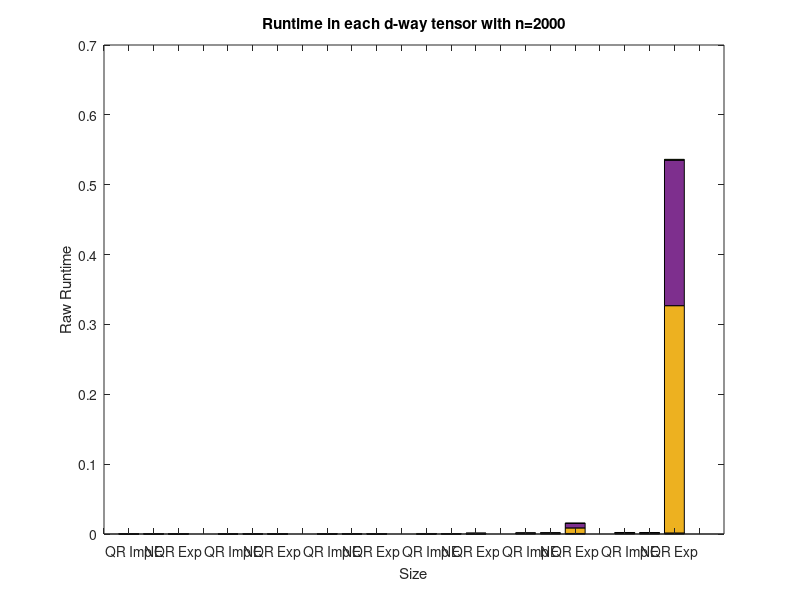

This figure's MATLAB source: (Note: this script raises an error after producing the figure.)
clear
load('per_data.mat', 'per_data')
sum_mat = zeros(1,24);

% for i = 1:24
%     sum_mat(i) = sum(per_data.res(i,:));
% end
% 
% sum_mat(1:3) = sum_mat(1:3)/ sum_mat(1);
% sum_mat(5:7) = sum_mat(5:7)/ sum_mat(5);
% sum_mat(9:11) = sum_mat(9:11)/ sum_mat(9);
% sum_mat(13:15) = sum_mat(13:15)/ sum_mat(13);
% sum_mat(17:19) = sum_mat(17:19)/ sum_mat(17);
% sum_mat(21:23) = sum_mat(21:23)/ sum_mat(21);
% 
% sum_mat'
% %normalize and take log
% log_sum_mat = log(sum_mat +1);
% log_sum_mat'
% speed_mat = zeros(1,24);
% 
% 
% speed_mat(1:3) = log_sum_mat(1:3)/ log_sum_mat(1);
% speed_mat(5:7) = log_sum_mat(5:7)/ log_sum_mat(5);
% speed_mat(9:11) = log_sum_mat(9:11)/ log_sum_mat(9);
% speed_mat(13:15) = log_sum_mat(13:15)/ log_sum_mat(13);
% speed_mat(17:19) = log_sum_mat(17:19)/ log_sum_mat(17);
% speed_mat(21:23) = log_sum_mat(21:23)/ log_sum_mat(21);
%%
% remove the last bar column to see max d = 7
figure,
a = gca;
bar([per_data.res(1:4,:); per_data.res(5:8,:); per_data.res(9:12,:); per_data.res(13:16,:); per_data.res(17:20,:); per_data.res(21:24,:)],'stacked');
%bar(log_sum_mat)
title('Runtime in each d-way tensor with n=2000')
ylabel('Raw Runtime')

xlabel('Size')
xticks([0:24]);
xticklabels({'','QR Imp','NE','QR Exp','','QR Imp','NE','QR Exp','','QR Imp','NE','QR Exp','','QR Imp','NE','QR Exp','','QR Imp','NE','QR Exp','','QR Imp','NE','QR Exp'});
a.XRuler.TickLabelGapOffset = 15;   
a.YRuler.TickLabelGapOffset = 15;
%text(1:length(log_sum_mat),log_sum_mat,num2str(speed_mat'),'vert','bottom','horiz','center')

v = -0.1;
text(1.5,v,'d=3','fontsize',10)
text(5.5,v,'d=4','fontsize',10)
text(9.5,v,'d=5','fontsize',10)
text(13.5,v,'d=6','fontsize',10)
text(17.5,v,'d=7','fontsize',10)
text(21.5,v,'d=8','fontsize',10)

legend('Gram/QR','QR on R','Qtb','apply QR on R','Atb','Back','fontsize',16);
%%



for i = 1:24
    sum_mat(i) = sum(per_data.res(i,:));
end



x = [3,4,5,6,7,8];
y1 = zeros(1,6);
y2 = zeros(1,6);
y3 = zeros(1,6);
yy1 = 1;
for i = 1:6
    y1(yy1) = sum_mat(4*(i-1)+1);
    y2(yy1) = sum_mat(4*(i-1)+2);
    y3(yy1) = sum_mat(4*(i-1)+3);
    
    yy1 = yy1+ 1;
end

figure,
ax = gca;

semilogy(x,y1,':','linewidth',2), hold on
semilogy(x,y2,'--','linewidth',2)
semilogy(x,y3,'-.','linewidth',2)

title("Raw Runtime line plot by keeping n = 2000")

ylabel("Total time")
xlabel("Number of Modes")
set(gca, 'XTick', 3:8)
legend("QR Imp", "NE","QR Exp")
set(gca,'fontsize',16);
















